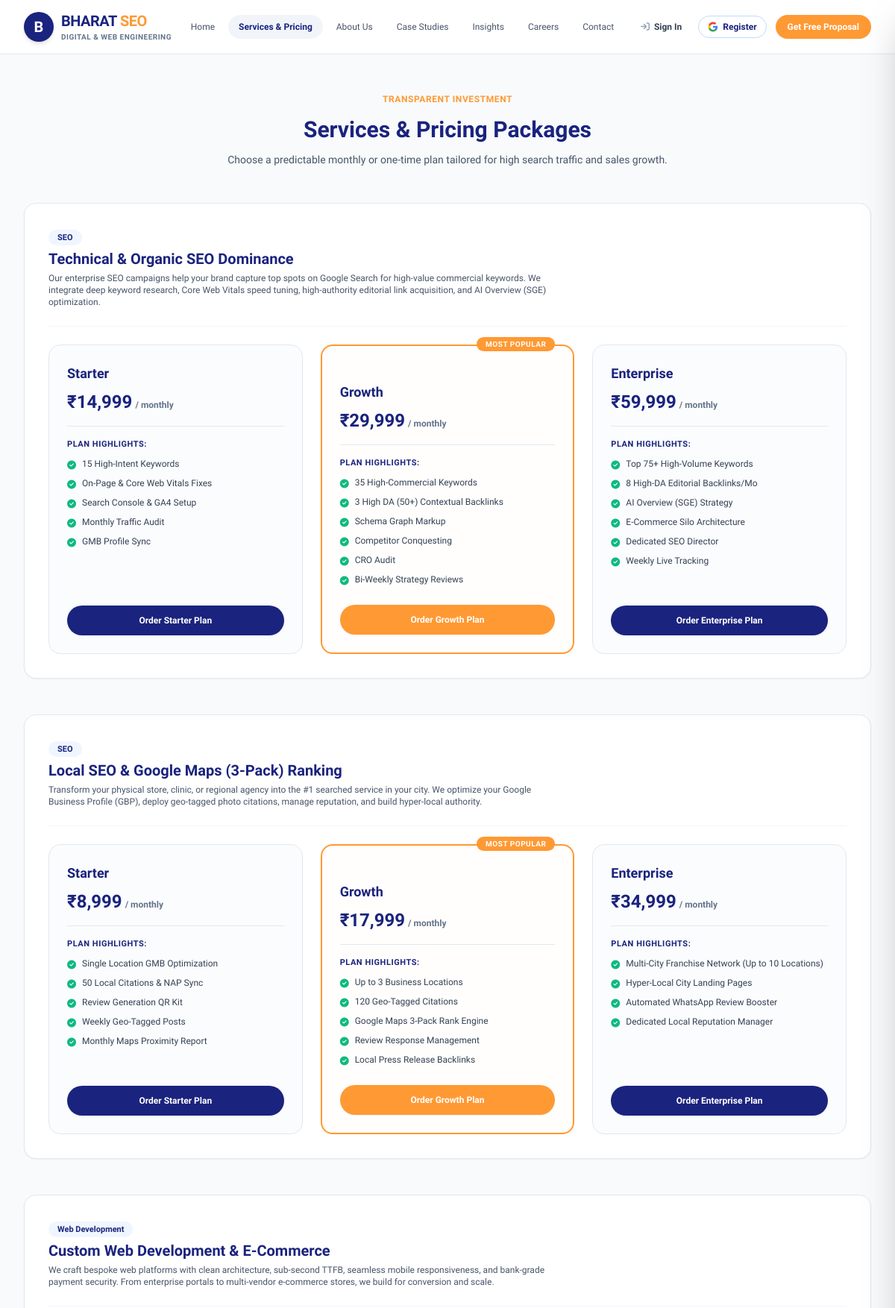
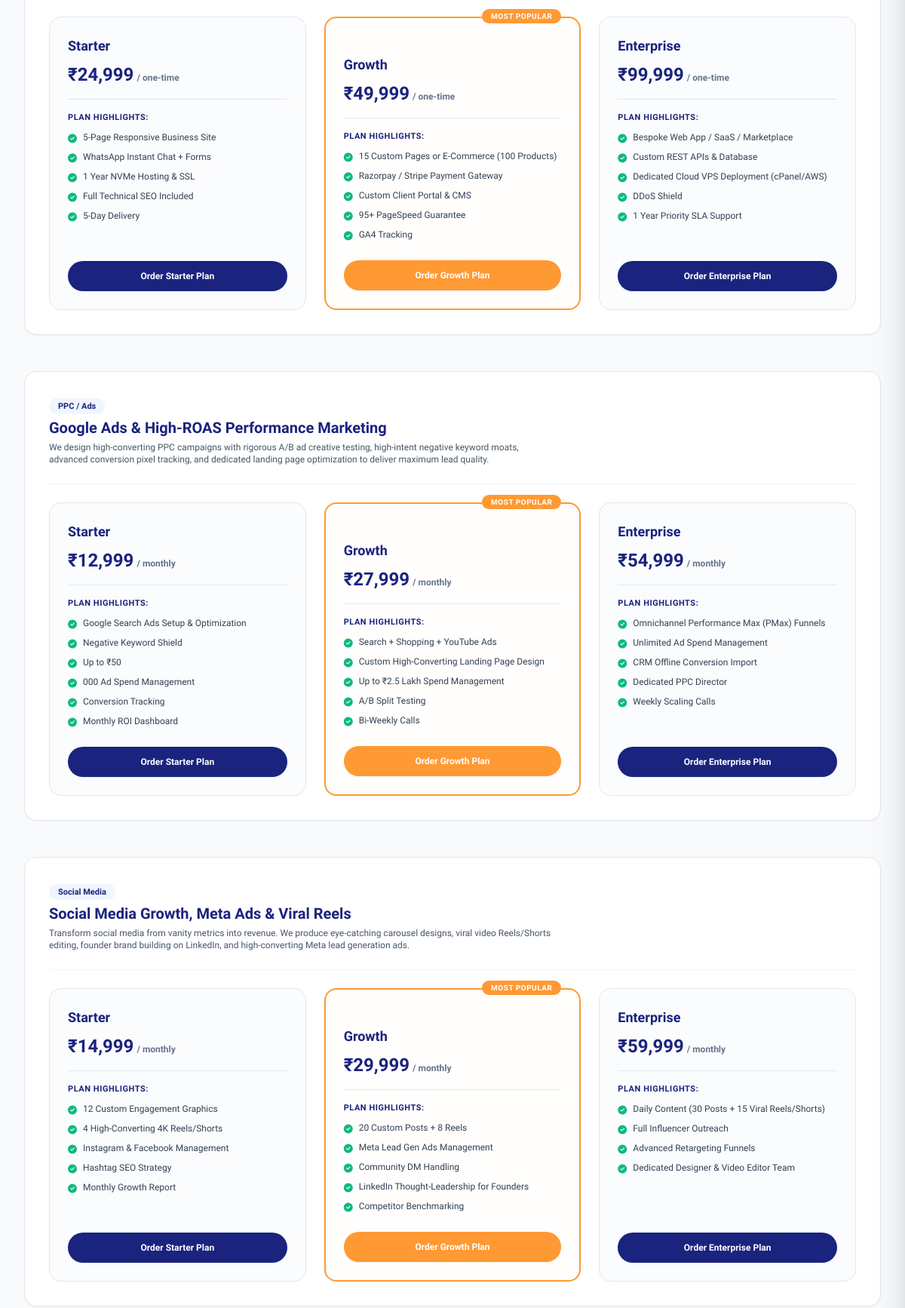
/services.php (upper part), run on the app's committed database (2 pictures, top to bottom).
### tables this page shows
CREATE TABLE IF NOT EXISTS `settings` (
  `key_name` VARCHAR(100) PRIMARY KEY,
  `value` LONGTEXT DEFAULT NULL
);

CREATE TABLE IF NOT EXISTS `services` (
  `id` INT AUTO_INCREMENT PRIMARY KEY,
  `category` VARCHAR(100) NOT NULL,
  `title` VARCHAR(200) NOT NULL,
  `slug` VARCHAR(200) NOT NULL UNIQUE,
  `short_desc` TEXT DEFAULT NULL,
  `description` LONGTEXT DEFAULT NULL,
  `image` VARCHAR(255) DEFAULT NULL,
  `status` ENUM('active', 'inactive') DEFAULT 'active',
  `created_at` DATETIME DEFAULT CURRENT_TIMESTAMP
);

CREATE TABLE IF NOT EXISTS `service_plans` (
  `id` INT AUTO_INCREMENT PRIMARY KEY,
  `service_id` INT NOT NULL,
  `plan_name` VARCHAR(50) NOT NULL,
  `price` DECIMAL(10,2) NOT NULL,
  `billing_period` VARCHAR(50) DEFAULT 'monthly',
  `features` LONGTEXT NOT NULL,
  FOREIGN KEY (`service_id`) REFERENCES `services`(`id`) ON DELETE CASCADE
);

### config.php (called while the page is built, shortened)
<?php
function get_setting($pdo, $key, $default = '') {
    try {
        $stmt = $pdo->prepare("SELECT value FROM settings WHERE key_name = ?");
        $stmt->execute([$key]);
        $row = $stmt->fetch();
        return $row ? $row['value'] : $default;
    } catch (Exception $e) {
        return $default;
    }
}
function is_logged_in() {
    return !empty($_SESSION['user_id']);
}
function sanitize($data) {
    return htmlspecialchars(trim($data ?? ''), ENT_QUOTES, 'UTF-8');
}
?>

### services.php (the view)
<?php
require_once __DIR__ . '/header.php';
$services_data = [];
if ($pdo) {
    $stmt = $pdo->query("SELECT * FROM services WHERE status = 'active' ORDER BY id ASC");
    $services = $stmt->fetchAll();
    foreach ($services as $svc) {
        $p_stmt = $pdo->prepare("SELECT * FROM service_plans WHERE service_id = ? ORDER BY id ASC");
        $p_stmt->execute([$svc['id']]);
        $plans = $p_stmt->fetchAll();
        $svc['plans'] = $plans;
        $services_data[] = $svc;
    }
}
?>
<div class="max-w-7xl mx-auto px-4 sm:px-6 lg:px-8 py-12 space-y-12">
  <div class="text-center max-w-3xl mx-auto space-y-3">
    <span class="text-[#FF9933] font-black text-xs tracking-wider uppercase">Transparent Investment</span>
    <h1 class="text-3xl font-black text-[#1A237E]">Services & Pricing Packages</h1>
    <p class="text-slate-600 text-xs sm:text-sm">Choose a predictable monthly or one-time plan tailored for high search traffic and sales growth.</p>
  </div>
  <?php if (!empty($services_data)): ?>
    <?php foreach ($services_data as $svc): ?>
      <div class="bg-white rounded-2xl p-6 sm:p-8 border border-slate-200 shadow-sm space-y-6">
        <div class="flex flex-col md:flex-row md:items-center justify-between gap-4 border-b border-slate-100 pb-6">
          <div class="space-y-1">
            <span class="px-3 py-1 rounded-full bg-blue-50 text-[#1A237E] font-bold text-[11px]"><?php echo sanitize($svc['category']); ?></span>
            <h2 class="text-xl font-black text-[#1A237E]"><?php echo sanitize($svc['title']); ?></h2>
            <p class="text-slate-600 text-xs max-w-2xl"><?php echo sanitize($svc['description']); ?></p>
          </div>
        </div>
        <div class="grid grid-cols-1 md:grid-cols-3 gap-6">
          <?php if (!empty($svc['plans'])): ?>
            <?php foreach ($svc['plans'] as $plan): ?>
              <?php
                $is_growth = strtolower($plan['plan_name']) === 'growth';
                $card_border = $is_growth ? 'border-2 border-[#FF9933] bg-orange-50/20' : 'border border-slate-200 bg-slate-50/50';
              ?>
              <div class="rounded-2xl p-6 <?php echo $card_border; ?> flex flex-col justify-between space-y-6 relative">
                <?php if ($is_growth): ?>
                  <span class="absolute -top-3 right-6 bg-[#FF9933] text-white font-bold text-[10px] px-3 py-0.5 rounded-full uppercase tracking-wider">
                    Most Popular
                  </span>
                <?php endif; ?>
                <div class="space-y-4">
                  <div>
                    <h3 class="text-lg font-black text-[#1A237E]"><?php echo sanitize($plan['plan_name']); ?></h3>
                    <div class="mt-2 flex items-baseline gap-1">
                      <span class="text-2xl font-black text-[#1A237E]">₹<?php echo number_format($plan['price']); ?></span>
                      <span class="text-xs text-slate-500 font-semibold">/ <?php echo sanitize($plan['billing_period']); ?></span>
                    </div>
                  </div>
                  <hr class="border-slate-200">
                  <div class="space-y-2.5 text-xs text-slate-700">
                    <p class="font-bold text-[#1A237E] text-[11px] uppercase tracking-wider">Plan Highlights:</p>
                    <ul class="space-y-2">
                      <?php
                        $features = explode(',', $plan['features']);
                        foreach ($features as $f):
                      ?>
                        <li class="flex items-start gap-2">
                          <i class="fa-solid fa-circle-check text-emerald-500 mt-0.5 shrink-0 text-xs"></i>
                          <span><?php echo sanitize($f); ?></span>
                        </li>
                      <?php endforeach; ?>
                    </ul>
                  </div>
                </div>
                <a href="contact.php?service=<?php echo urlencode($svc['title']); ?>&plan=<?php echo urlencode($plan['plan_name']); ?>" class="w-full py-3 rounded-full text-center text-xs font-bold transition shadow-sm <?php echo $is_growth ? 'bg-[#FF9933] hover:bg-orange-600 text-white' : 'bg-[#1A237E] hover:bg-blue-900 text-white'; ?>">
                  Order <?php echo sanitize($plan['plan_name']); ?> Plan
                </a>
              </div>
            <?php endforeach; ?>
          <?php endif; ?>
        </div>
      </div>
    <?php endforeach; ?>
  <?php else: ?>
    <p class="text-center text-slate-500 text-xs">No service packages available at the moment.</p>
  <?php endif; ?>
</div>
<?php require_once __DIR__ . '/footer.php'; ?>

### header.php (shortened to what this page needs)
<?php
require_once __DIR__ . '/config.php';
$site_name = get_setting($pdo, 'site_name', 'Bharat SEO');
$current_page = basename($_SERVER['PHP_SELF'], '.php');
?>
<!DOCTYPE html>
<html lang="en">
<head>
    <script src="https://cdn.tailwindcss.com"></script>
    <link rel="stylesheet" href="https://cdnjs.cloudflare.com/ajax/libs/font-awesome/6.4.0/css/all.min.css">
</head>
<body class="bg-slate-50 text-slate-800 antialiased min-h-screen flex flex-col justify-between">
<header class="sticky top-0 z-40 bg-white text-slate-800 shadow-sm border-b border-slate-100">
  <div class="max-w-7xl mx-auto px-4 sm:px-6 lg:px-8 py-3.5 flex items-center justify-between">
    <a href="index.php" class="flex items-center space-x-2.5">
      <div class="w-10 h-10 rounded-full bg-[#1A237E] text-white font-black text-xl flex items-center justify-center shadow-md">
        <?php echo strtoupper(substr($site_name, 0, 1)); ?>
      </div>
      <div>
        <span class="text-xl font-black text-[#1A237E] tracking-tight">
          <?php echo strtoupper(substr($site_name, 0, 6)); ?><span class="text-[#FF9933]"><?php echo strtoupper(substr($site_name, 6)); ?></span>
        </span>
        <p class="text-[10px] text-slate-500 tracking-wider uppercase font-semibold">Digital & Web Engineering</p>
      </div>
    </a>
    <nav class="hidden lg:flex items-center space-x-1">
      <?php
      $nav_links = [
        'index' => 'Home',
        'services' => 'Services & Pricing',
        'about' => 'About Us',
        'portfolio' => 'Case Studies',
        'blog' => 'Insights',
        'career' => 'Careers',
        'contact' => 'Contact'
      ];
      foreach ($nav_links as $file => $label) {
          $is_active = ($current_page === $file || ($current_page === '' && $file === 'index'));
          $active_class = $is_active ? 'bg-slate-100 text-[#1A237E] font-bold' : 'text-slate-600 hover:text-[#1A237E] hover:bg-slate-50 font-medium';
          echo '<a href="' . $file . '.php" class="px-3.5 py-2 rounded-full text-xs transition ' . $active_class . '">' . $label . '</a>';
      }
      ?>
    </nav>
    <div class="hidden sm:flex items-center space-x-3">
      <?php if (is_logged_in()): ?>
        <a href="dashboard.php" class="px-4 py-2 rounded-full bg-slate-100 hover:bg-slate-200 text-[#1A237E] font-bold text-xs flex items-center gap-1.5 transition">
          <i class="fa-solid fa-gauge"></i> Client Dashboard
        </a>
        <?php if (is_admin()): ?>
          <a href="admin.php" class="px-4 py-2 rounded-full bg-[#1A237E] text-white font-bold text-xs flex items-center gap-1.5 transition">
            <i class="fa-solid fa-user-shield text-[#FF9933]"></i> Admin Panel
          </a>
        <?php endif; ?>
        <a href="logout.php" class="p-2 text-slate-400 hover:text-rose-600 text-xs transition" title="Logout">
          <i class="fa-solid fa-right-from-bracket"></i>
        </a>
      <?php else: ?>
        <a href="login.php" class="text-xs font-semibold text-slate-700 hover:text-[#1A237E] px-2.5 py-2 flex items-center gap-1.5">
          <i class="fa-solid fa-arrow-right-to-bracket text-slate-400"></i>
          <span>Sign In</span>
        </a>
        <a href="login.php?tab=register" class="text-xs font-semibold text-[#1A237E] hover:bg-blue-50 border border-blue-200 px-3 py-1.5 rounded-full flex items-center gap-1.5 transition">
          <span>Register</span>
        </a>
        <a href="contact.php" class="bg-[#FF9933] hover:bg-orange-600 text-white px-4 py-2 rounded-full text-xs font-bold transition shadow-sm">
          Get Free Proposal
        </a>
      <?php endif; ?>
    </div>
  </div>
</header>

### header.php (style rules this page uses)
body { font-family: 'Plus Jakarta Sans', sans-serif; }

### data on the page
settings: value "B", value "BHARAT", value "SEO"
services: category "SEO", title "Technical & Organic SEO Dominance", description "Our enterprise SEO campaigns help your brand capture top spots on Google Search for high-value commercial keywords. We integrate deep keyword research, Core Web Vitals speed tuning, high-authority editorial link acquisition, and AI Overview (SGE) optimization."
service_plans: plan_name "Starter", price "14,999", billing_period "monthly", features "15 High-Intent Keywords", features "On-Page & Core Web Vitals Fixes", features "Search Console & GA4 Setup", features "Monthly Traffic Audit", features "GMB Profile Sync"
service_plans: shows "MOST POPULAR", plan_name "Growth", price "29,999", billing_period "monthly", features "35 High-Commercial Keywords", features "3 High DA (50+) Contextual Backlinks", features "Schema Graph Markup", features "Competitor Conquesting", features "CRO Audit", features "Bi-Weekly Strategy Reviews"
service_plans: plan_name "Enterprise", price "59,999", billing_period "monthly", features "Top 75+ High-Volume Keywords", features "8 High-DA Editorial Backlinks/Mo", features "AI Overview (SGE) Strategy", features "E-Commerce Silo Architecture", features "Dedicated SEO Director", features "Weekly Live Tracking"
services: category "SEO", title "Local SEO & Google Maps (3-Pack) Ranking", description "Transform your physical store, clinic, or regional agency into the #1 searched service in your city. We optimize your Google Business Profile (GBP), deploy geo-tagged photo citations, manage reputation, and build hyper-local authority."
service_plans: plan_name "Starter", price "8,999", billing_period "monthly", features "Single Location GMB Optimization", features "50 Local Citations & NAP Sync", features "Review Generation QR Kit", features "Weekly Geo-Tagged Posts", features "Monthly Maps Proximity Report"
service_plans: shows "MOST POPULAR", plan_name "Growth", price "17,999", billing_period "monthly", features "Up to 3 Business Locations", features "120 Geo-Tagged Citations", features "Google Maps 3-Pack Rank Engine", features "Review Response Management", features "Local Press Release Backlinks"
service_plans: plan_name "Enterprise", price "34,999", billing_period "monthly", features "Multi-City Franchise Network (Up to 10 Locations)", features "Hyper-Local City Landing Pages", features "Automated WhatsApp Review Booster", features "Dedicated Local Reputation Manager"
services: category "Web Development", title "Custom Web Development & E-Commerce", description "We craft bespoke web platforms with clean architecture, sub-second TTFB, seamless mobile responsiveness, and bank-grade payment security. From enterprise portals to multi-vendor e-commerce stores, we build for conversion and scale."
service_plans: plan_name "Starter", price "24,999", billing_period "one-time", features "5-Page Responsive Business Site", features "WhatsApp Instant Chat + Forms", features "1 Year NVMe Hosting & SSL", features "Full Technical SEO Included", features "5-Day Delivery"
service_plans: shows "MOST POPULAR", plan_name "Growth", price "49,999", billing_period "one-time", features "15 Custom Pages or E-Commerce (100 Products)", features "Razorpay / Stripe Payment Gateway", features "Custom Client Portal & CMS", features "95+ PageSpeed Guarantee", features "GA4 Tracking"
service_plans: plan_name "Enterprise", price "99,999", billing_period "one-time", features "Bespoke Web App / SaaS / Marketplace", features "Custom REST APIs & Database", features "Dedicated Cloud VPS Deployment (cPanel/AWS)", features "DDoS Shield", features "1 Year Priority SLA Support"
services: category "PPC / Ads", title "Google Ads & High-ROAS Performance Marketing", description "We design high-converting PPC campaigns with rigorous A/B ad creative testing, high-intent negative keyword moats, advanced conversion pixel tracking, and dedicated landing page optimization to deliver maximum lead quality."
service_plans: plan_name "Starter", price "12,999", billing_period "monthly", features "Google Search Ads Setup & Optimization", features "Negative Keyword Shield", features "Up to ₹50", features "000 Ad Spend Management", features "Conversion Tracking", features "Monthly ROI Dashboard"
service_plans: shows "MOST POPULAR", plan_name "Growth", price "27,999", billing_period "monthly", features "Search + Shopping + YouTube Ads", features "Custom High-Converting Landing Page Design", features "Up to ₹2.5 Lakh Spend Management", features "A/B Split Testing", features "Bi-Weekly Calls"
service_plans: plan_name "Enterprise", price "54,999", billing_period "monthly", features "Omnichannel Performance Max (PMax) Funnels", features "Unlimited Ad Spend Management", features "CRM Offline Conversion Import", features "Dedicated PPC Director", features "Weekly Scaling Calls"
services: category "Social Media", title "Social Media Growth, Meta Ads & Viral Reels", description "Transform social media from vanity metrics into revenue. We produce eye-catching carousel designs, viral video Reels/Shorts editing, founder brand building on LinkedIn, and high-converting Meta lead generation ads."
service_plans: plan_name "Starter", price "14,999", billing_period "monthly", features "12 Custom Engagement Graphics", features "4 High-Converting 4K Reels/Shorts", features "Instagram & Facebook Management", features "Hashtag SEO Strategy", features "Monthly Growth Report"
service_plans: shows "MOST POPULAR", plan_name "Growth", price "29,999", billing_period "monthly", features "20 Custom Posts + 8 Reels", features "Meta Lead Gen Ads Management", features "Community DM Handling", features "LinkedIn Thought-Leadership for Founders", features "Competitor Benchmarking"
service_plans: plan_name "Enterprise", price "59,999", billing_period "monthly", features "Daily Content (30 Posts + 15 Viral Reels/Shorts)", features "Full Influencer Outreach", features "Advanced Retargeting Funnels", features "Dedicated Designer & Video Editor Team"

### other printed values
$label "Home"
$label "Services & Pricing"
$label "About Us"
$label "Case Studies"
$label "Insights"
$label "Careers"
$label "Contact"
